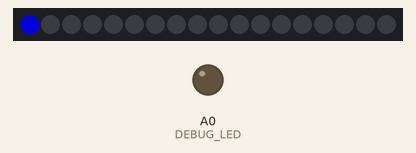
Simulated run of this sketch. Board: Arduino Uno, built with avr-gcc and run on an emulated ATmega328P. On the bench: 18 RGB LEDs in strip order, left to right, output pins drawn as LEDs (lit = HIGH). Dim RGB values are drawn brighter than linear.

Above: at 0.06 s.
At 0.5 s:
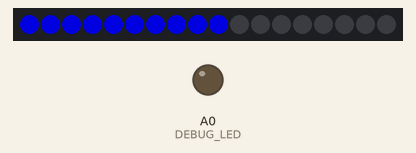
At 0.9 s:
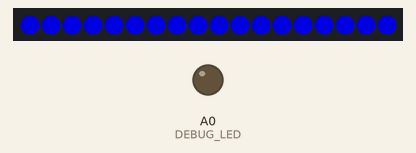

The sketch:

LiquidLight.ino
```cpp
// FOR SOME REASON, MAIN INTERRUPT ROUTINE STOPPED RUNNING AND IR STOPPED RUNNING AS WELL

#include "LiquidLight.h"


void setup() {

  initDebugLED();

  #ifdef DEBUG_ENABLED
  initSerial();
  #endif

  irrecv.enableIRIn(); // Start the receiver

  initLEDStrip();

  globalState = WAKEUP;

  displayStartFrameInterrupt();

}


/*//////////////////////////////////////////////////////////////////////////////////
    TIMER INTERRUPT AND MAIN ROUTINES
    Time gets called repeatedly, every 4 ms.
//////////////////////////////////////////////////////////////////////////////////*/
ISR(TIMER1_OVF_vect) {

  //debugOn();
  //debugOff();

  // GO GET INPUT
  getInput();

  // THEN DEAL WITH OUTPUT
  displayFramerateDivider = (++displayFramerateDivider) & FPS_30; // this counts from 0 incrementally by 1

  if(displayFramerateDivider == 0)   // this counts frames
  {

    if (countdownFrames > 0) {            // If there is a time, count down to zero
      countdownFrames--;
    } else if (countdownFrames == 0) {   // When it gets to 0, then play animation
      setDisplay();
    } else if (countdownFrames < 0) {   // But if it's -1, then ignore this animation and don't play anything
      // do nothing
    }
  }
}


/*//////////////////////////////////////////////////////////////////////////////////
    TIMER INTERRUPTS
//////////////////////////////////////////////////////////////////////////////////*/

//
// displayStartFrameInterrupt() : Sets up the microcontroller to interrupt when Timer1 overflows.
//
void displayStartFrameInterrupt()
{
   TIMSK1 = _BV(TOIE1);
   //sei();
   TCCR1B |= 0x02;

   sei();
}


//
// displayStopFrameInterrupt() : Keeps the microcontroller from interrupting on Timer1 overflow.
//
void displayStopFrameInterrupt()
{
   TIMSK1 = ~_BV(TOIE1);
}


/*//////////////////////////////////////////////////////////////////////////////////
    DEBUG
//////////////////////////////////////////////////////////////////////////////////*/
void initSerial() {
  Serial.begin(115200);
  //delay(3000);
  //debug("Liquid Light v1.0");
}

void initDebugLED()
{
	pinMode(DEBUG_LED, OUTPUT);
	debugOff();
}

void debugOn()
{
	digitalWrite(DEBUG_LED, HIGH);
}


void debugLow() {
  digitalWrite(DEBUG_LED, LOW);
}

void debugOff()
{
  digitalWrite(DEBUG_LED, LOW);
}

void debugFlicker() {
  digitalWrite(DEBUG_LED, HIGH);
  delay(5);
  digitalWrite(DEBUG_LED, LOW);
}


/*//////////////////////////////////////////////////////////////////////////////////
    LED STRIP
//////////////////////////////////////////////////////////////////////////////////*/
void initLEDStrip()
{
  FastLED.addLeds<APA102, LEDS_DATA, LEDS_CLOCK, BGR>(leds, LEDS_NUM);
  //leds_brightness = EEPROM.read(eeprom_addr_brightness);
  //if (leds_brightness == 0x00) leds_brightness = LEDS_BRIGHTNESS_4;
	FastLED.setBrightness( brightnessLevels[brightLevel] );
	LEDStripFullOff();
}

void LEDStripFullOn()
{
  for (int j = 0; j < LEDS_NUM; j++)
	{
    leds[j] = CRGB(255);
  }
  FastLED.show();
  //FastLED.show();
}

void LEDStripFullOff()
{
  for (int j = 0; j < LEDS_NUM; j++)
	{
    leds[j] = CRGB(0);
  }
  FastLED.show();
  //FastLED.show();
}


/*//////////////////////////////////////////////////////////////////////////////////
    GET INPUT
    This runs as much as possible so we don't lose remote input
//////////////////////////////////////////////////////////////////////////////////*/
void getInput() {

  if (irrecv.decode(&results)) {

    unsigned long command; //stores the latest input command
    byte appleCommand;

    command = results.value;


    //Serial.println(results.value, HEX);
    //Serial.println(results.value);
    //Serial.println(results.value, HEX);
    //Serial.println(command >> 9 & 0xFF);
    //Serial.println(command >> 9 & 0b01111111);

    // explanation of what is going on here https://hifiduino.wordpress.com/apple-aluminum-remote/
    appleCommand = command >> 9 & 0b01111111;

    switch (appleCommand) {
      case 29://2011249228:  //CENTER
        //Serial.println("center");
        inputCommand = CENTER;
      break;


      case 40: // TOP
        //Serial.println("up");
        inputCommand = UP;
        break;

      case 48: // RIGHT
        //Serial.println("right");
        inputCommand = RIGHT;
        break;

      case 72: // LEFT
        //Serial.println("left");
        inputCommand = LEFT;
        break;

      case 24: // BOTTOM
        //Serial.println("down");
        inputCommand = DOWN;
        break;

      case 96: // MENU
        //Serial.println("menu");
        inputCommand = MENU;
        //globalState = PLAYING;
        break;

      case 125: // PLAY
        //Serial.println("play");
        inputCommand = PLAY;
        break;

      default:
        //Serial.println(command);
        break;
    }

    irrecv.resume(); // Receive the next value
  }


}


/*//////////////////////////////////////////////////////////////////////////////////
    DISPLAY LOGIC
    This decides what to do with input: change state, change properties, etc
//////////////////////////////////////////////////////////////////////////////////*/

int positionCounter = 0;
int slower = 0; // weird hack to slow down animation by skipping frames

void setDisplay() {

  // regardless of state, adjust brigthness when needed
  /////////////////////////////////////////////////////
  if (inputCommand == UP) {
    inputCommand = CLEAR;
    //changeBrightness(UP);
    stepBrightness(1);
  }

  if (inputCommand == DOWN) {
    inputCommand = CLEAR;
    //changeBrightness(DOWN);
    stepBrightness(-1);
  }


  // Now go work on states
  /////////////////////////////////////////////////////
  switch(globalState) {
    case ON:

      if (inputCommand == CENTER) {   // check if it's a command to turn it off, if yes go do it and ignore all else
        inputCommand = CLEAR;
        globalState = SLEEP;
      }

      break;

    case WAKEUP:
      wakeup();
      break;

    case SLEEP:
      sleep();
      break;

    case INSLEEP:
      // do nothing, mostly

      if (inputCommand == CENTER) {
        inputCommand = CLEAR;
        globalState = WAKEUP;
      }
      break;

    case PLAYING:
      //playing();
      break;

    default:
      break;

  }
}


/*//////////////////////////////////////////////////////////////////////////////////
    FUNCTIONS FOR DIFFERENT STATES
//////////////////////////////////////////////////////////////////////////////////*/


void playing() {

    slower++;

    if (slower > 100) {

      for (int i = 0; i < LEDS_NUM; i++) {    //clear strip
        leds[i] =  CRGB(0);
      }

      leds[positionCounter] =  CRGB(255);
      positionCounter++;

      if(positionCounter >= LEDS_NUM - 1) {
        positionCounter = 0;
        globalState = ON;
      }

      FastLED.show();

      slower = 0;
    }
}


void wakeupCenter() {

  slower++;

  if (slower > 5) {

    leds[LEDS_NUM_MIDDLE + positionCounter] =  CRGB(255);
    leds[LEDS_NUM_MIDDLE - positionCounter] =  CRGB(255);
    positionCounter++;

    if(positionCounter >= LEDS_NUM_MIDDLE - 1) {
      positionCounter = 0;
      globalState = ON;
    }

    FastLED.show();

    slower = 0;
  }
}


void wakeup() {

  slower++;

  if (slower > 2) {

    leds[positionCounter] =  CRGB(255);
    positionCounter++;

    if(positionCounter >= LEDS_NUM) {
      positionCounter = 0;
      globalState = ON;
    }

    FastLED.show();

    slower = 0;
  }
}


void sleepCenter() {

  slower++;

  if (slower > 5) {

    //Serial.println(positionCounter);

    leds[positionCounter] =  CRGB(0);
    leds[LEDS_NUM - positionCounter] =  CRGB(0);
    positionCounter++;

    if(positionCounter > LEDS_NUM_MIDDLE) {
      positionCounter = 0;
      globalState = INSLEEP;
    }

    FastLED.show();

    slower = 0;
  }
}


void sleep() {

  slower++;

  if (slower > 2) {


    leds[LEDS_NUM - positionCounter] =  CRGB(0);
    positionCounter++;

    if(positionCounter > LEDS_NUM) {
      positionCounter = 0;
      globalState = INSLEEP;
    }

    FastLED.show();

    slower = 0;
  }
}


void stepBrightness(int _value) {

    //if(globalState != INSLEEP) {

      brightLevel = brightLevel + _value;

      if (brightLevel > BRIGHT_LEVEL_NUM - 1) {
        brightLevel = BRIGHT_LEVEL_NUM - 1 ;
      }

      if (brightLevel < 0) {
        brightLevel = 0;
      }

      //leds_brightness = brightnessLevels[brightLevel];

      //Serial.println(brightnessLevels[brightLevel]);

      FastLED.setBrightness( brightnessLevels[brightLevel] );     // display
      FastLED.show();
  //  }

}


/*//////////////////////////////////////////////////////////////////////////////////
    LOOP
//////////////////////////////////////////////////////////////////////////////////*/
void loop()
{
  // does nothing
  //getInput();

}
```

LiquidLight.h
```cpp
// State machine and display settings
///////////////////////////////////////////////////////////////////////////////////
enum State {
   ON,
   PLAYING,
   DEBUG,
   WAKEUP,
   SLEEP,
   INSLEEP
};

int globalState = INSLEEP;

enum InputCommands {
  CLEAR,
  CENTER,
  RIGHT,
  LEFT,
  TOP,
  DOWN,
  MENU,
  PLAY
};

int inputCommand = CLEAR;


volatile unsigned char displayFramerateDivider;

#define FPS_15  0x0F  // 0x0F means 66 miliseconds in between frames, so 15 frames a second
#define FPS_30  0x07  // 0x07 means 33 miliseconds in between frames, 30 frames a second
#define FPS_60  0x03  // 0x03 means 16 or 17 miliseconds in between frames so 60 frames a second

long countdownFrames = 0;


// IR Remote
///////////////////////////////////////////////////////////////////////////////////
#include <IRremote.h>

int RECV_PIN = 11;

IRrecv irrecv(RECV_PIN);
decode_results results;


// LED Strip
///////////////////////////////////////////////////////////////////////////////////
#include <FastLED.h>
#define LEDS_NUM          18
#define LEDS_NUM_MIDDLE   9

#define LEDS_DATA         5
#define LEDS_CLOCK        4
#define FRAMES_PER_SECOND 60


#define BRIGHT_MAX  180
#define BRIGHT_MIN  0
#define DOWN -5
#define UP    5


//int leds_brightness = 100;
//int eeprom_addr_brightness = 0x00; //0x00;
#define BRIGHT_LEVEL_NUM  8
int brightnessLevels[BRIGHT_LEVEL_NUM] = {20,40,60,80,100,120,140,160};
int brightLevel = BRIGHT_LEVEL_NUM - 1;


CRGB leds[LEDS_NUM];


// Debug LED
///////////////////////////////////////////////////////////////////////////////////
#define DEBUG_LED		A0 //13
#define DEBUG_ENABLED

//#define debug(a)                      // enable this one if debug is off
#define debug(a) (Serial.println(a))  // enable this one if debug is on
```
